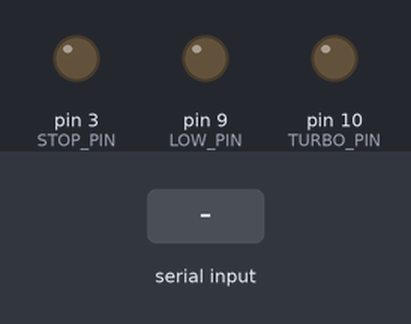
Recording of a sketch running on a simulated Arduino Uno, built with avr-gcc and run on an emulated ATmega328P. Shown: output pins drawn as LEDs (lit = HIGH). The inputs (shaded band) are chosen by the test bench.

Above: at 1.2 s.
1.3 s: byte 0 (0) received over Serial
At 1.4 s:
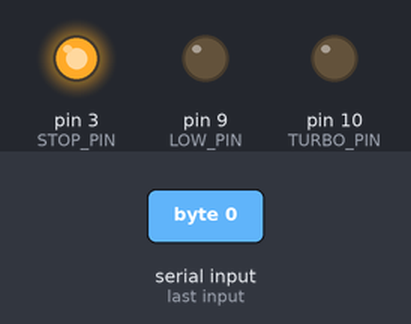
3.0 s: byte 1 (1) received over Serial
At 3.1 s:
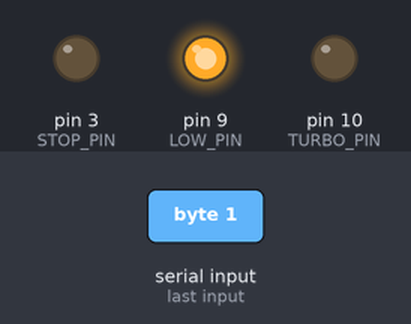
4.7 s: byte 2 (2) received over Serial
At 4.8 s:
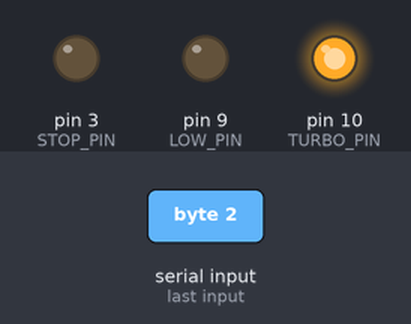
Timing chart, 0 to 7.7 s (numbered marks = the images above; inputs shaded):
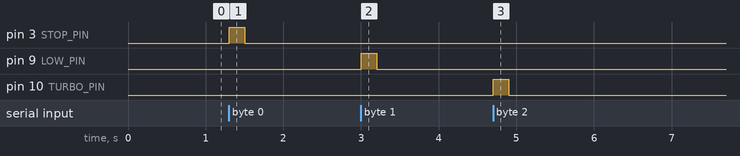

The sketch:

relay.ino
```cpp
#define STOP_PIN  3
#define LOW_PIN   9
#define TURBO_PIN 10

void lowPower();
void turbo();
void stop();

void switchDo(int);

void setup()
{
  pinMode(STOP_PIN,  OUTPUT);
  pinMode(LOW_PIN,   OUTPUT);
  pinMode(TURBO_PIN, OUTPUT);

  Serial.begin(9600);
}

void loop()
{
  if (Serial.available())
  {
    char ch = Serial.read();
    switch (ch)
    {
    case 0: stop(); break;
    case 1: lowPower(); break;
    case 2: turbo(); break;
    }
  }
}

void lowPower()
{
  switchDo(LOW_PIN);
}

void turbo()
{
  switchDo(TURBO_PIN);
}

void stop()
{
  switchDo(STOP_PIN);
}

void switchDo(int pin_num)
{
  const int step = 200;
  digitalWrite(pin_num, HIGH);
  delay(step);
  digitalWrite(pin_num, LOW);
  delay(step);
}
```

Measured:
- after the input at 1.3 s, pin 3 (STOP_PIN): LOW → HIGH at once, → LOW 0.20 s later
- after the input at 3.0 s, pin 9 (LOW_PIN): LOW → HIGH at once, → LOW 0.20 s later
- after the input at 4.7 s, pin 10 (TURBO_PIN): LOW → HIGH at once, → LOW 0.20 s later
